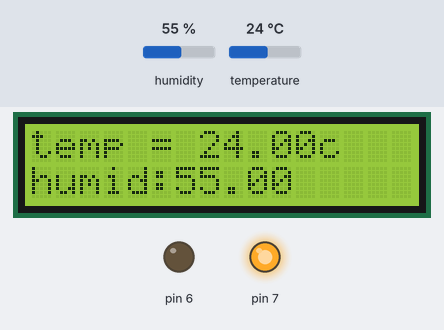
Simulated run of this sketch. Board: Arduino Uno, built with avr-gcc and run on an emulated ATmega328P. Shown: 16×2 character LCD, output pins drawn as LEDs (lit = HIGH). The test bench sets the inputs (shaded band); at power-on: temperature 24 °C, humidity 55 %. What the sketch prints to the serial monitor is not drawn.

Above: at 1.2 s.
1.3 s: temperature set to 27 °C
At 3.5 s:
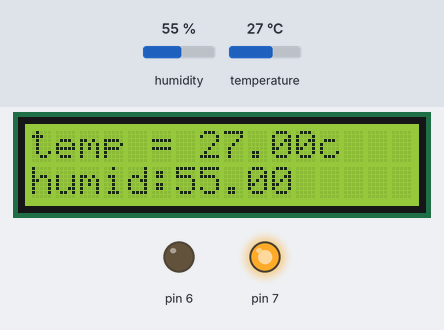
7.3 s: temperature set to 30 °C
At 9.0 s:
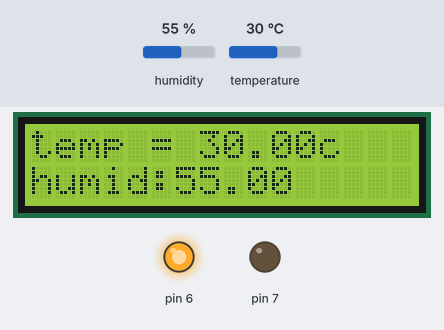
13.3 s: humidity set to 22 %
At 14.6 s:
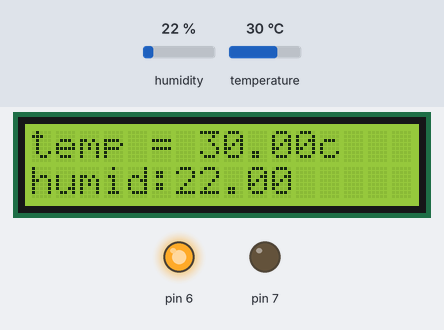
17.8 s: humidity set to 40 %
At 18.7 s:
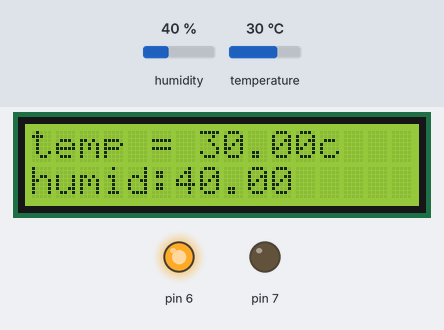
Timing chart, 0 to 20.8 s (numbered marks = the images above; inputs shaded):
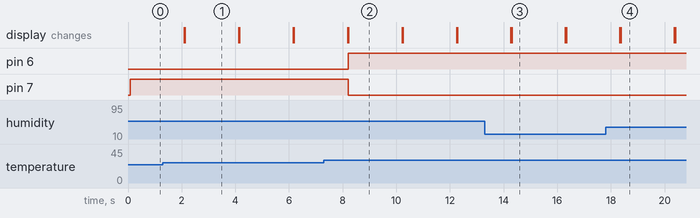

Measured:
- the behaviour switches between 28 and 29 °C on temperature (found by bisection; images 1 and 2)
- after the input at 1.3 s, the display: first differs from a run without the input after 0.82 s (image 1)
- after the input at 7.3 s, pin 6: LOW → HIGH after 0.91 s; pin 7: HIGH → LOW after 0.91 s; the display: first differs from a run without the input after 0.91 s (image 2)
- after the input at 13.3 s, the display: first differs from a run without the input after 1.0 s (image 3)
- after the input at 17.8 s, the display: first differs from a run without the input after 0.57 s (image 4)
- what the display in image 1 shows lasts 2.0 s, from 2.1 s to 4.1 s

The sketch:

sketch_Show_Humid_Temp_LCD.ino
```cpp
#include <LiquidCrystal.h>
#include <DHT.h>
#define DHTPIN 8
#define DHTTYPE DHT11
DHT dht(DHTPIN, DHTTYPE);

const int rs = 12, en = 11, d4 = 5, d5 = 4, d6 = 3, d7 = 2;
LiquidCrystal lcd(rs, en, d4, d5, d6, d7);
const int lm35pin = A5;

float data;
float temp;

void setup() {

  lcd.begin(16, 2);


  pinMode(6, OUTPUT);
  pinMode(7, OUTPUT);
  pinMode(8, INPUT);
  Serial.begin(9600);
  dht.begin();
}

void loop() {
  // put your main code here, to run repeatedly:


  data = dht.readHumidity();
  temp = dht.readTemperature();

  lcd.print("temp = ");
  lcd.print(temp);
  lcd.print("c");
  lcd.setCursor(0, 1);
  lcd.print("humid:");
  lcd.print(data);

  Serial.print("temp :");
  Serial.print(temp);
  Serial.println("*C");
  Serial.print("humid :");

  Serial.print(data);
  Serial.println("%");
  Serial.println("");


  if (temp > 28) {
    digitalWrite(6, HIGH);

    digitalWrite(7, LOW);
  } else {
    digitalWrite(7, HIGH);

    digitalWrite(6, LOW);
  }
  delay(2000);
  lcd.clear();
}
```
